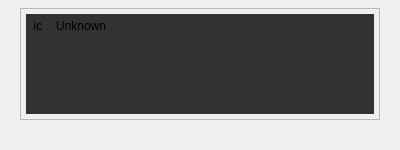
<?xml version="1.0" encoding="UTF-8"?>
<ui version="4.0">
 <class>FlowCellWidget</class>
 <widget class="QWidget" name="FlowCellWidget">
  <property name="geometry">
   <rect>
    <x>0</x>
    <y>0</y>
    <width>400</width>
    <height>150</height>
   </rect>
  </property>
  <property name="sizePolicy">
   <sizepolicy hsizetype="Expanding" vsizetype="Preferred">
    <horstretch>0</horstretch>
    <verstretch>0</verstretch>
   </sizepolicy>
  </property>
  <property name="windowTitle">
   <string>Form</string>
  </property>
  <property name="styleSheet">
   <string notr="true"/>
  </property>
  <layout class="QVBoxLayout" name="verticalLayout">
   <property name="spacing">
    <number>0</number>
   </property>
   <property name="leftMargin">
    <number>20</number>
   </property>
   <property name="topMargin">
    <number>8</number>
   </property>
   <property name="rightMargin">
    <number>20</number>
   </property>
   <property name="bottomMargin">
    <number>0</number>
   </property>
   <item>
    <widget class="QFrame" name="innerFrame">
     <property name="focusPolicy">
      <enum>Qt::NoFocus</enum>
     </property>
     <property name="styleSheet">
      <string notr="true"/>
     </property>
     <property name="frameShape">
      <enum>QFrame::StyledPanel</enum>
     </property>
     <property name="frameShadow">
      <enum>QFrame::Raised</enum>
     </property>
     <layout class="QVBoxLayout" name="verticalLayout_2">
      <property name="spacing">
       <number>0</number>
      </property>
      <property name="leftMargin">
       <number>0</number>
      </property>
      <property name="topMargin">
       <number>0</number>
      </property>
      <property name="rightMargin">
       <number>0</number>
      </property>
      <property name="bottomMargin">
       <number>0</number>
      </property>
      <item>
       <widget class="QFrame" name="frame">
        <property name="frameShape">
         <enum>QFrame::NoFrame</enum>
        </property>
        <property name="frameShadow">
         <enum>QFrame::Raised</enum>
        </property>
        <layout class="QHBoxLayout" name="horizontalLayout_2">
         <property name="spacing">
          <number>0</number>
         </property>
         <property name="leftMargin">
          <number>0</number>
         </property>
         <property name="topMargin">
          <number>0</number>
         </property>
         <property name="rightMargin">
          <number>0</number>
         </property>
         <property name="bottomMargin">
          <number>0</number>
         </property>
         <item>
          <widget class="QLabel" name="pixlabel">
           <property name="maximumSize">
            <size>
             <width>29</width>
             <height>29</height>
            </size>
           </property>
           <property name="styleSheet">
            <string notr="true">background-color: rgb(50, 50, 50);
margin-top: 5px;
margin-left: 5px;</string>
           </property>
           <property name="text">
            <string>ic</string>
           </property>
           <property name="alignment">
            <set>Qt::AlignCenter</set>
           </property>
           <property name="textInteractionFlags">
            <set>Qt::NoTextInteraction</set>
           </property>
          </widget>
         </item>
         <item>
          <widget class="QLabel" name="typelabel">
           <property name="sizePolicy">
            <sizepolicy hsizetype="Preferred" vsizetype="Fixed">
             <horstretch>0</horstretch>
             <verstretch>0</verstretch>
            </sizepolicy>
           </property>
           <property name="minimumSize">
            <size>
             <width>0</width>
             <height>29</height>
            </size>
           </property>
           <property name="styleSheet">
            <string notr="true">background-color: rgb(50, 50, 50);
margin-top: 5px;
margin-right: 5px;</string>
           </property>
           <property name="text">
            <string>Unknown</string>
           </property>
           <property name="scaledContents">
            <bool>false</bool>
           </property>
           <property name="margin">
            <number>0</number>
           </property>
           <property name="indent">
            <number>6</number>
           </property>
           <property name="textInteractionFlags">
            <set>Qt::NoTextInteraction</set>
           </property>
          </widget>
         </item>
        </layout>
       </widget>
      </item>
      <item>
       <widget class="QTextBrowser" name="textBrowser">
        <property name="styleSheet">
         <string notr="true">background-color: rgb(50, 50, 50);
margin-left: 5px;
margin-right: 5px;
margin-bottom: 5px;</string>
        </property>
        <property name="frameShape">
         <enum>QFrame::NoFrame</enum>
        </property>
        <property name="html">
         <string>&lt;!DOCTYPE HTML PUBLIC &quot;-//W3C//DTD HTML 4.0//EN&quot; &quot;http://www.w3.org/TR/REC-html40/strict.dtd&quot;&gt;
&lt;html&gt;&lt;head&gt;&lt;meta name=&quot;qrichtext&quot; content=&quot;1&quot; /&gt;&lt;style type=&quot;text/css&quot;&gt;
p, li { white-space: pre-wrap; }
&lt;/style&gt;&lt;/head&gt;&lt;body style=&quot; font-family:'MS UI Gothic'; font-size:9pt; font-weight:400; font-style:normal;&quot;&gt;
&lt;p style=&quot;-qt-paragraph-type:empty; margin-top:0px; margin-bottom:0px; margin-left:0px; margin-right:0px; -qt-block-indent:0; text-indent:0px;&quot;&gt;&lt;br /&gt;&lt;/p&gt;&lt;/body&gt;&lt;/html&gt;</string>
        </property>
        <property name="textInteractionFlags">
         <set>Qt::NoTextInteraction</set>
        </property>
       </widget>
      </item>
     </layout>
    </widget>
   </item>
   <item>
    <widget class="QLabel" name="arrowBottom">
     <property name="enabled">
      <bool>true</bool>
     </property>
     <property name="sizePolicy">
      <sizepolicy hsizetype="Preferred" vsizetype="Fixed">
       <horstretch>0</horstretch>
       <verstretch>0</verstretch>
      </sizepolicy>
     </property>
     <property name="minimumSize">
      <size>
       <width>0</width>
       <height>30</height>
      </size>
     </property>
     <property name="styleSheet">
      <string notr="true"/>
     </property>
     <property name="text">
      <string/>
     </property>
     <property name="pixmap">
      <pixmap resource="../../../res/resources.qrc">:/default_icons/flowarrow.png</pixmap>
     </property>
     <property name="scaledContents">
      <bool>false</bool>
     </property>
     <property name="alignment">
      <set>Qt::AlignCenter</set>
     </property>
     <property name="textInteractionFlags">
      <set>Qt::NoTextInteraction</set>
     </property>
    </widget>
   </item>
  </layout>
 </widget>
 <resources>
  <include location="../../../res/resources.qrc"/>
  <include location="../../../res/resources.qrc"/>
  <include location="../../../res/resources.qrc"/>
  <include location="../../../res/resources.qrc"/>
  <include location="../../../res/resources.qrc"/>
  <include location="../../../res/resources.qrc"/>
  <include location="../../../res/resources.qrc"/>
 </resources>
 <connections/>
</ui>
